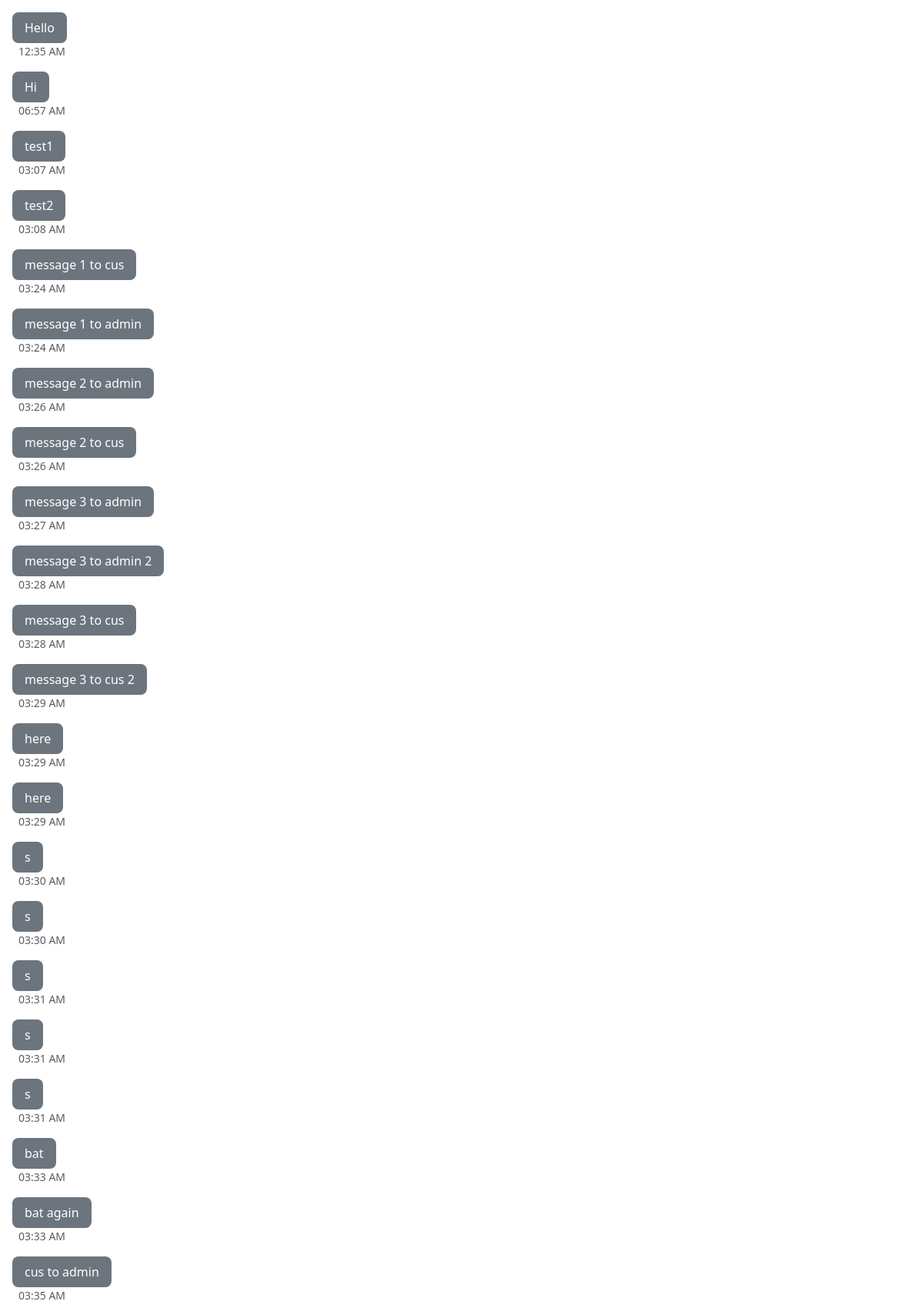
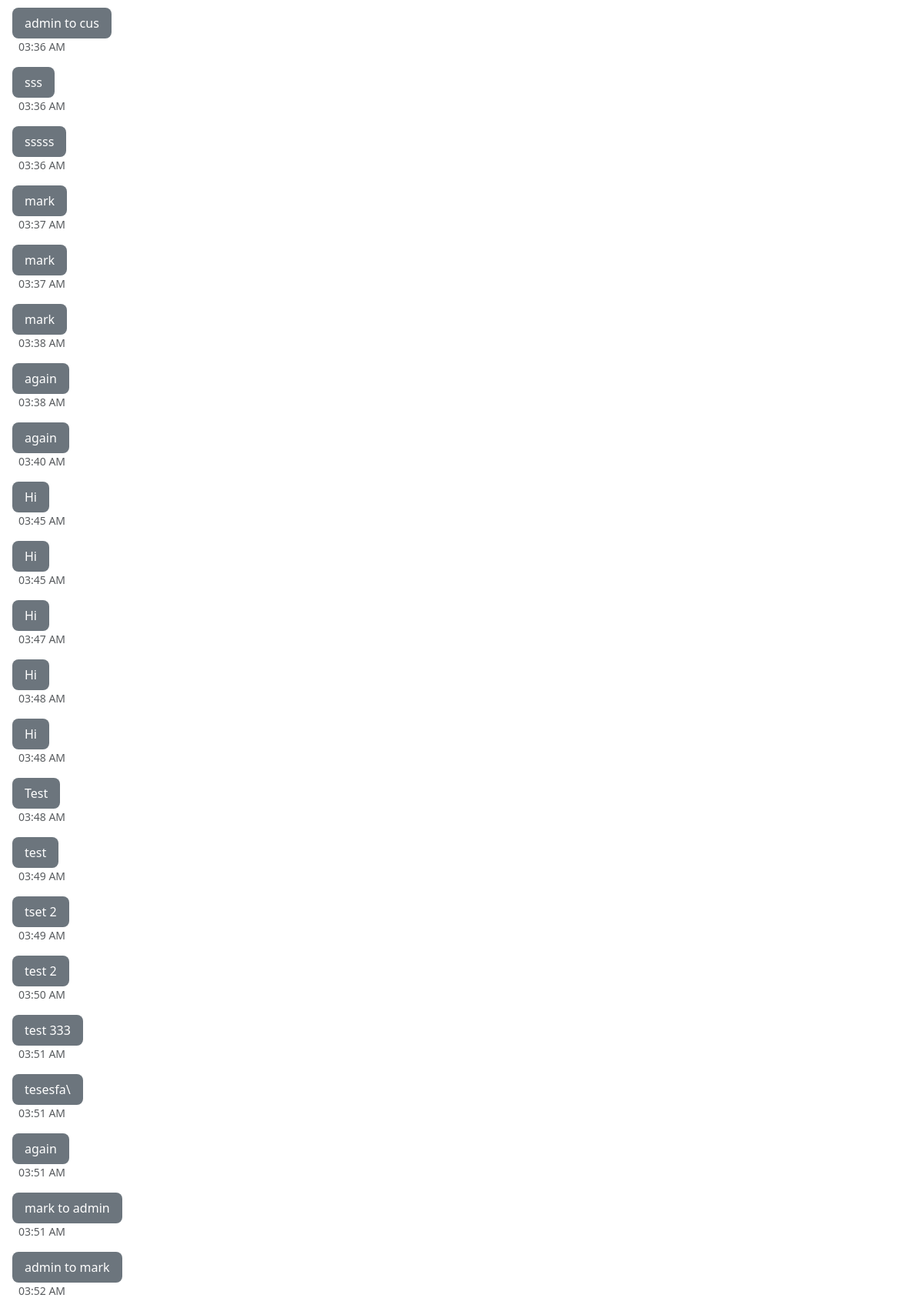
Screenshot of /1messagetest/messaging2/message_cus.php (signed in, upper part) with the database file from the repository (2 pictures, top to bottom).
### tables this page shows
CREATE TABLE `messages` (
  `id` int NOT NULL,
  `username` varchar(50) NOT NULL,
  `sent_to` varchar(200) NOT NULL,
  `message` text NOT NULL,
  `created_at` timestamp NOT NULL DEFAULT CURRENT_TIMESTAMP,
  `position` varchar(200) NOT NULL
);

### 1messagetest/messaging2/message_cus.php (the view, shortened to what this page needs)
<?PHP
require_once("../../conn.php");
$username = htmlspecialchars($_SESSION['name']);
$stmt = $conn->prepare("SELECT * FROM messages WHERE username = ? OR sent_to = ? ORDER BY created_at ASC");
$stmt->bind_param("ss", $username, $username, );
$stmt->execute();
$result = $stmt->get_result();
?>
<!DOCTYPE html>
<html lang="en" class="h-100">
<head>
    <link href="https://cdn.jsdelivr.net/npm/bootstrap@5.3.3/dist/css/bootstrap.min.css" rel="stylesheet">
    <link rel="stylesheet" href="https://cdn.jsdelivr.net/npm/bootstrap-icons@1.11.3/font/bootstrap-icons.min.css">
    <link rel="stylesheet" href="https://cdnjs.cloudflare.com/ajax/libs/toastr.js/latest/toastr.css">
    <link href="https://cdn.jsdelivr.net/npm/remixicon@4.5.0/fonts/remixicon.css" rel="stylesheet">
</head>
<body>
    <div class="chat-wrapper">
        <div class="messages-container" id="chatContainer">
            <div class="message_holder" role="log" aria-live="polite">
                <?php
                while ($row = $result->fetch_assoc()) {
                    $isCurrentUser = $row["username"] === $_SESSION["name"];
                    $color = $isCurrentUser ? "bg-primary text-white rounded-3" : "bg-secondary text-white rounded-3";
                    $position = $isCurrentUser ? "me-2 ms-auto text-end" : "ms-2 me-auto text-start";
                    $messageStyle = "max-width: 70%";
                    $containerStyle = $isCurrentUser ? "d-flex flex-column align-items-end mb-3" : "d-flex flex-column align-items-start mb-3";
                    echo '<div class="' . $containerStyle . '">';
                    echo '  <div class="message-item p-2 px-3 text-break ' . $color . '" style="' . $messageStyle . '">';
                    echo '      <span class="d-inline-block">' . htmlspecialchars($row['message']) . '</span>';
                    echo '  </div>';
                    echo '  <small class="text-muted ' . $position . '" title="' . htmlspecialchars($row['created_at']) . '">' .
                            date('h:i A', strtotime($row['created_at'])) .
                         '</small>';
                    echo '</div>';
                }
                ?>
            </div>
        </div>
    </div>
</body>
</html>

### 1messagetest/messaging2/message_cus.php (style rules this page uses)
html, body { height: 100vh; margin: 0; padding: 0; overflow: hidden; }
.chat-wrapper { height: 100vh; display: flex; flex-direction: column; }
.messages-container { flex: 1; overflow-y: auto; padding: 1rem; }

### rows the page displays
messages: message "Hello", created_at "12:35 AM"
messages: message "Hi", created_at "06:57 AM"
messages: message "test1", created_at "03:07 AM"
messages: message "test2", created_at "03:08 AM"
messages: message "message 1 to cus", created_at "03:24 AM"
messages: message "message 1 to admin", created_at "03:24 AM"
messages: message "message 2 to admin", created_at "03:26 AM"
messages: message "message 2 to cus", created_at "03:26 AM"
messages: message "message 3 to admin", created_at "03:27 AM"
messages: message "message 3 to admin 2", created_at "03:28 AM"
messages: message "message 3 to cus", created_at "03:28 AM"
messages: message "message 3 to cus 2", created_at "03:29 AM"
messages: message "here", created_at "03:29 AM"
messages: message "here", created_at "03:29 AM"
messages: message "s", created_at "03:30 AM"
messages: message "s", created_at "03:30 AM"
messages: message "s", created_at "03:31 AM"
messages: message "s", created_at "03:31 AM"
messages: message "s", created_at "03:31 AM"
messages: message "bat", created_at "03:33 AM"
messages: message "bat again", created_at "03:33 AM"
messages: message "cus to admin", created_at "03:35 AM"
messages: message "admin to cus", created_at "03:36 AM"
messages: message "sss", created_at "03:36 AM"
messages: message "sssss", created_at "03:36 AM"
messages: message "mark", created_at "03:37 AM"
messages: message "mark", created_at "03:37 AM"
messages: message "mark", created_at "03:38 AM"
messages: message "again", created_at "03:38 AM"
messages: message "again", created_at "03:40 AM"
messages: message "Hi", created_at "03:45 AM"
messages: message "Hi", created_at "03:45 AM"
messages: message "Hi", created_at "03:47 AM"
messages: message "Hi", created_at "03:48 AM"
messages: message "Hi", created_at "03:48 AM"
messages: message "Test", created_at "03:48 AM"
messages: message "test", created_at "03:49 AM"
messages: message "tset 2", created_at "03:49 AM"
messages: message "test 2", created_at "03:50 AM"
messages: message "test 333", created_at "03:51 AM"
messages: message "tesesfa\\", created_at "03:51 AM"
messages: message "again", created_at "03:51 AM"
messages: message "mark to admin", created_at "03:51 AM"
messages: message "admin to mark", created_at "03:52 AM"
